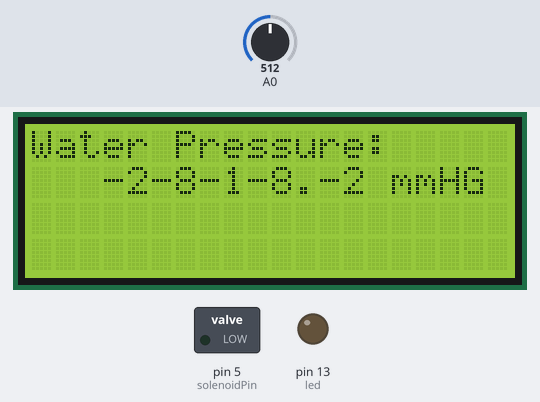
The sketch below on a simulated Arduino Uno, built with avr-gcc and run on an emulated ATmega328P. Shown: 20×4 character LCD, switched loads named in the sketch (green lamp = pin HIGH), output pins drawn as LEDs (lit = HIGH). Inputs (shaded band) come from the test bench; at power-on: A0 = 512. What the sketch prints to the serial monitor is not drawn.

Above: at 6.3 s.
6.4 s: A0 set to 716
At 9.3 s:
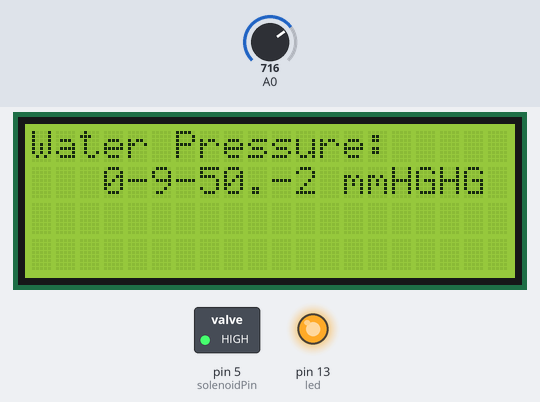
9.6 s: A0 set to 900
At 11.8 s:
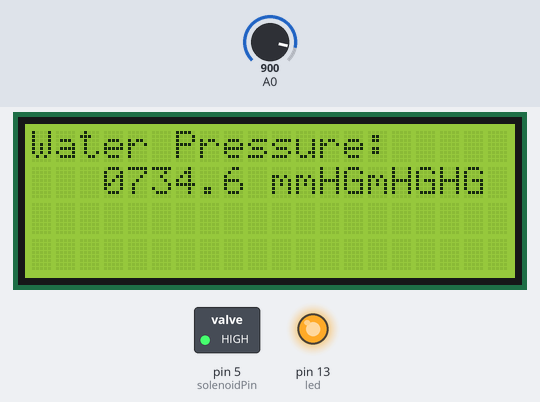
12.8 s: A0 set to 0
At 16.6 s:
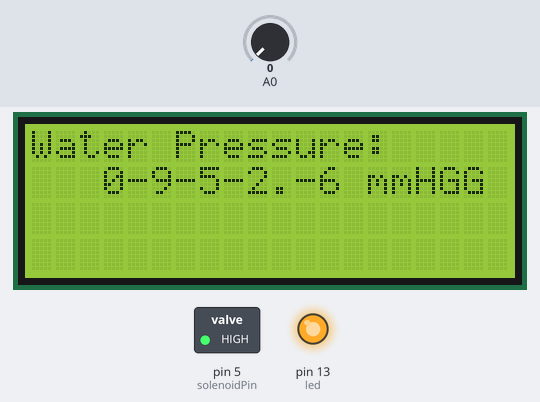
17.2 s: A0 set to 122
At 19.0 s:
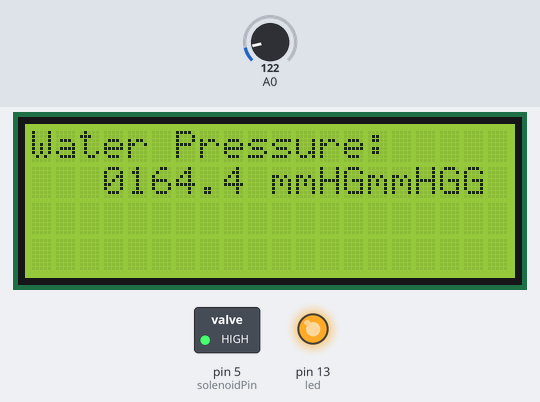
20.4 s: A0 set to 716
At 23.8 s:
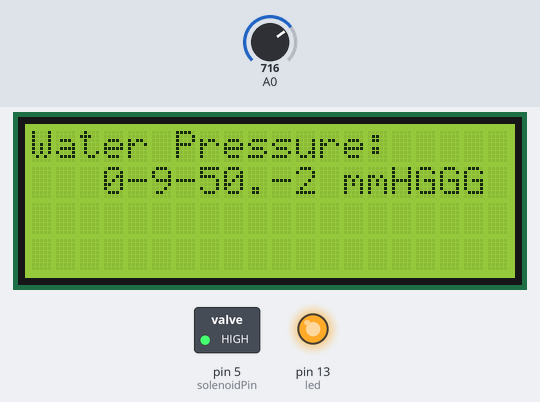
24.7 s: A0 set to 1023
At 26.1 s:
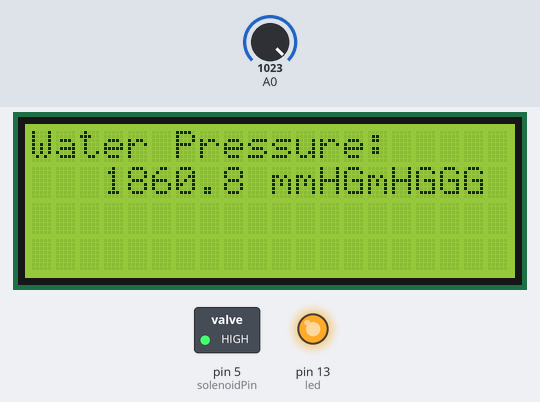
Timing chart, 0 to 27.7 s (numbered marks = the images above; inputs shaded):
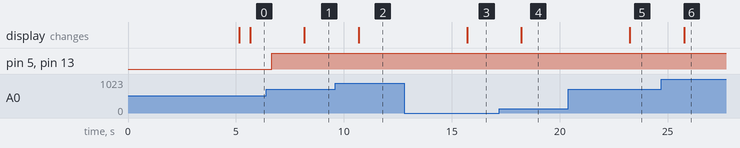

Measured:
- after the input at 6.4 s, the display: changes after 1.8 s (image 1)
- after the input at 9.6 s, the display: changes after 1.1 s (image 2)
- after the input at 12.8 s, the display: changes after 2.9 s (image 3)
- after the input at 17.2 s, the display: changes after 1.0 s (image 4)
- after the input at 20.4 s, the display: changes after 2.9 s (image 5)
- after the input at 24.7 s, the display: changes after 1.1 s (image 6)

The sketch:

water_valve_and_pressure_sensor_lcd_combined_1.ino
```cpp
/************************************************************
   Water pressure sensor demo(Computer serial port)
   - Obtain the water pressure through the output voltage
     of the sensor.
**************************************************************/
//https://wiki.dfrobot.com/Gravity__Water_Pressure_Sensor_SKU__SEN0257
/************************************************************
  Water Sensor Key Parameter
  - Parts No.:KY-3-5
  - Sensing range: 0 - 1 MPa
  - Input Voltage: 5VDC
  - Output Voltage: 0.5 - 4.5 VDC
    (Linearly corresponding to 0 - 1 MPa)
  - Accuary: 0.5% - 1% FS
**************************************************************/

/************************************************************
  Water Sensor Calibration

  The output voltage offset of the sensor is 0.5V (norminal).
  However, due to the zero-drifting of the internal circuit, the
  no-load output voltage is not exactly 0.5V. Calibration needs to
  be carried out as follow.

  Calibration: connect the 3 pin wire to the Arduio UNO (VCC, GND and Signal)
  without connecting the sensor to the water pipe and run the program
  for once. Mark down the LOWEST voltage value through the serial
  monitor and revise the "OffSet" value to complete the calibration.

  After the calibration the sensor is ready for measuring!
**************************************************************/
#include <Wire.h>
#include <LiquidCrystal_I2C.h>

LiquidCrystal_I2C lcd(0x27,20,4);  // set the LCD address to 0x27 for a 16 chars and 2 line display

const float  OffSet = 0.508 ;
float V;
int led = 13;
int P;
int solenoidPin = 5;
int Po = 64.8; //Initial Pressure Value
unsigned int lcd_r = 0, lcd_g = 0, lcd_b = 0;
unsigned long delaytime = 0, lighttime = 0;

void setup()
{
  lcd.init();                      // initialize the lcd
  lcd.init();
  // Print a message to the LCD.
  lcd.backlight();
  lcd.setCursor(3,0);

  delay(5000);
  Serial.begin(9600);
  Serial.println("hello start");
  lighttime = millis();
  lcd.setCursor(0, 0);

  lcd.print("Water Pressure:");
  pinMode(led, OUTPUT);
  pinMode(solenoidPin, OUTPUT); //Sets the pin as an output

}
void loop() {
  V = analogRead(0)* 5.00 / 1024;                     //Sensor output voltage
  Serial.print("Voltage:");
  Serial.print(V, 3);
  Serial.println("V");
  P = (V - OffSet) * 250*10*7.501;                          //Calculate water pressure * 7.501


  lcd.setCursor(3, 1);
  delay(500);

  lcd.print(  P/ 10000% 10);                         //LCD display
  lcd.print(  P/ 1000% 10);
  lcd.print(   P/ 100 % 10);
  lcd.print(   P/ 10 % 10);
  lcd.print('.');
  lcd.print(  P  % 10);
  lcd.print(' ');
  lcd.print("mmHG");

  //delay(500);
  //digitalWrite(led,HIGH);
  //digitalWrite(solenoidPin, HIGH); //Switch Solenoid ON
  delay(1000); //Wait 1 Second

  if (P > 180){ // Pressure Too HIGH. Open Valve.
    digitalWrite(led,HIGH);
    digitalWrite(solenoidPin, HIGH); //Switch Solenoid OFF
    delay(1000); //Wait 1 Second
  }

  else if (P < 120){ // Pressure Too LOW. Close Valve.
    digitalWrite(led,HIGH);
    digitalWrite(solenoidPin, HIGH); //Switch Solenoid ON
    delay(1000); //Wait 1 Second
  }

}
```
